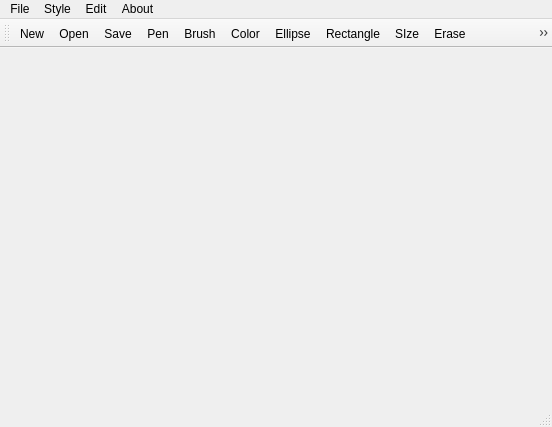
<?xml version="1.0" encoding="UTF-8"?>
<ui version="4.0">
 <class>painter</class>
 <widget class="QMainWindow" name="painter">
  <property name="geometry">
   <rect>
    <x>0</x>
    <y>0</y>
    <width>552</width>
    <height>427</height>
   </rect>
  </property>
  <property name="windowTitle">
   <string>MainWindow</string>
  </property>
  <widget class="QWidget" name="centralwidget"/>
  <widget class="QMenuBar" name="menubar">
   <property name="geometry">
    <rect>
     <x>0</x>
     <y>0</y>
     <width>552</width>
     <height>26</height>
    </rect>
   </property>
   <widget class="QMenu" name="menuMenu">
    <property name="title">
     <string>Style</string>
    </property>
    <addaction name="actionPen"/>
    <addaction name="actionBrush"/>
    <addaction name="actionColor"/>
    <addaction name="actionRectangle"/>
    <addaction name="actionEllipse"/>
   </widget>
   <widget class="QMenu" name="menuArchino">
    <property name="title">
     <string>File</string>
    </property>
    <addaction name="actionNew"/>
    <addaction name="actionSave"/>
    <addaction name="actionOpen"/>
   </widget>
   <widget class="QMenu" name="menuEdit">
    <property name="title">
     <string>Edit</string>
    </property>
    <addaction name="SizeEdit"/>
    <addaction name="actionErase"/>
   </widget>
   <widget class="QMenu" name="menuAbout">
    <property name="title">
     <string>About</string>
    </property>
    <addaction name="actionAbout_Painter"/>
   </widget>
   <addaction name="menuArchino"/>
   <addaction name="menuMenu"/>
   <addaction name="menuEdit"/>
   <addaction name="menuAbout"/>
  </widget>
  <widget class="QStatusBar" name="statusbar"/>
  <widget class="QToolBar" name="toolBar">
   <property name="windowTitle">
    <string>toolBar</string>
   </property>
   <attribute name="toolBarArea">
    <enum>TopToolBarArea</enum>
   </attribute>
   <attribute name="toolBarBreak">
    <bool>false</bool>
   </attribute>
   <addaction name="actionNew"/>
   <addaction name="actionOpen"/>
   <addaction name="actionSave"/>
   <addaction name="actionPen"/>
   <addaction name="actionBrush"/>
   <addaction name="actionColor"/>
   <addaction name="actionEllipse"/>
   <addaction name="actionRectangle"/>
   <addaction name="SizeEdit"/>
   <addaction name="actionErase"/>
   <addaction name="actionAbout_Painter"/>
  </widget>
  <action name="SizeEdit">
   <property name="icon">
    <iconset>
     <normalon>:/new/Images/Images/pensize.png</normalon>
    </iconset>
   </property>
   <property name="text">
    <string>SIze</string>
   </property>
  </action>
  <action name="actionColor">
   <property name="icon">
    <iconset>
     <normalon>:/new/Images/Images/color_swatch.png</normalon>
    </iconset>
   </property>
   <property name="text">
    <string>Color</string>
   </property>
  </action>
  <action name="actionErase">
   <property name="icon">
    <iconset>
     <normalon>:/new/Images/Images/erase.png</normalon>
    </iconset>
   </property>
   <property name="text">
    <string>Erase</string>
   </property>
  </action>
  <action name="actionRectangle">
   <property name="icon">
    <iconset>
     <normalon>:/new/Images/Images/shape_rectangle.png</normalon>
    </iconset>
   </property>
   <property name="text">
    <string>Rectangle</string>
   </property>
  </action>
  <action name="actionSave">
   <property name="icon">
    <iconset resource="PainterImages.qrc">
     <normaloff>:/new/Images/Images/save.png</normaloff>
     <normalon>Images/page_save.png</normalon>:/new/Images/Images/save.png</iconset>
   </property>
   <property name="text">
    <string>Save</string>
   </property>
  </action>
  <action name="actionOpen">
   <property name="icon">
    <iconset>
     <normalon>:/new/Images/Images/door_open.png</normalon>
    </iconset>
   </property>
   <property name="text">
    <string>Open</string>
   </property>
  </action>
  <action name="actionEllipse">
   <property name="icon">
    <iconset>
     <normalon>:/new/Images/Images/ellipse.jpg</normalon>
    </iconset>
   </property>
   <property name="text">
    <string>Ellipse</string>
   </property>
  </action>
  <action name="actionNew">
   <property name="icon">
    <iconset resource="PainterImages.qrc">
     <normaloff>:/new/Images/Images/add.png</normaloff>
     <normalon>Images/add.png</normalon>:/new/Images/Images/add.png</iconset>
   </property>
   <property name="text">
    <string>New</string>
   </property>
  </action>
  <action name="actionAbout_Painter">
   <property name="icon">
    <iconset>
     <normalon>:/new/Images/Images/About_Icon_1.jpg</normalon>
    </iconset>
   </property>
   <property name="text">
    <string>About Painter</string>
   </property>
  </action>
  <action name="actionPen">
   <property name="icon">
    <iconset>
     <normalon>:/new/Images/Images/Pen.jpg</normalon>
    </iconset>
   </property>
   <property name="text">
    <string>Pen</string>
   </property>
  </action>
  <action name="actionBrush">
   <property name="icon">
    <iconset>
     <normalon>:/new/Images/Images/Brush.jpg</normalon>
    </iconset>
   </property>
   <property name="text">
    <string>Brush</string>
   </property>
  </action>
 </widget>
 <resources>
  <include location="PainterImages.qrc"/>
 </resources>
 <connections/>
</ui>
